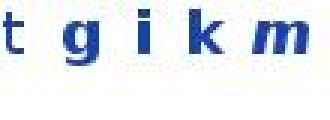
#> input picture vm_dump/new300/c003.png, 110 x 40 px, given in place of c078.png, which was not available (shown 3 times larger)
$ python _audit_sheets.py
#> lines starting #> are read from the running program, lines starting #| are printed output that depends on the picture; pictures that were not available may be replaced by others from this repository, and a replacement may not be noted
import os as _os
import sys as _sys
_REPO = _os.environ.get("PROD_WS") or _os.path.dirname(
    _os.path.dirname(_os.path.dirname(_os.path.abspath(__file__))))
_VD = _os.path.join(_REPO, "vm_dump")
_NODE_MODULES = _os.environ.get("ORT_NODE_WORKSPACE") or _os.path.join(_REPO, "node_modules")
_NODE_BIN = _os.environ.get("NODE_BIN") or "node"
_PY_BIN = _os.environ.get("PY_BIN") or _sys.executable

# -*- coding: utf-8 -*-
"""生成联络表，供独立视觉核对自标注真值。

核心疑问：300 张新样本的真值里 297 张等于模型自己的预测（只有 3 张人工改过）。
于是报告「位4真值∈{w,g,z} 的样本全部高置信正确、无任何 w→g/g→z 难例」是自证的：
模型把 w 看成 g，真值就写成 g，永远不会留下误判痕迹。

本脚本生成两张联络表：
  sheetB_selfcal.png —— 含 3 张已知人工修正样本（auto 错 / truth 对）+ 最低置信样本
                       用途：校准我自己的视觉判断是否与当初的人工核对一致
  sheetA_hot4.png    —— 位4∈{w,g,z} 的全部样本（按置信升序）
                       用途：独立核对这些真值是否真的无误判
"""
import os
import json
import numpy as np
from PIL import Image, ImageDraw

W = _VD
NEW = os.path.join(W, 'new300')
A = r'E:\harness\04-jAccount验证码识别\项目归档\02-重构研究\analysis\_sampling_out'
OUT = os.path.join(W, 'audit_sheets')
os.makedirs(OUT, exist_ok=True)

auto = {r['file']: r for r in json.load(open(os.path.join(A, 'auto_labeled.json'), encoding='utf-8'))}
#> (reads vm_dump/analysis/_sampling_out/auto_labeled.json from the repository)
final = {r['file']: r for r in json.load(open(os.path.join(A, 'final_labels_300.json'), encoding='utf-8'))}
#> (reads vm_dump/analysis/_sampling_out/final_labels_300.json from the repository)

SCALE = 4
PAD = 8
LABEL_H = 34
BG = (255, 255, 255)
INK = (0, 0, 0)
RED = (190, 30, 30)


def tile(fn, note='', note_color=INK):
    im = Image.open(os.path.join(NEW, fn)).convert('L').convert('RGB')
    im = im.resize((im.width * SCALE, im.height * SCALE), Image.NEAREST)
    canvas = Image.new('RGB', (im.width + PAD * 2, im.height + LABEL_H + PAD), BG)
    canvas.paste(im, (PAD, PAD))
    d = ImageDraw.Draw(canvas)
    d.text((PAD, im.height + PAD + 4), fn, fill=INK)
    if note:
        d.text((PAD, im.height + PAD + 17), note, fill=note_color)
    return canvas


def sheet(items, cols, path, title):
    """items: list of (fn, note, color)"""
    tiles = [tile(*it) for it in items]
    tw = max(t.width for t in tiles)
    th = max(t.height for t in tiles)
    rows = (len(tiles) + cols - 1) // cols
    canvas = Image.new('RGB', (tw * cols, th * rows + 26), (245, 246, 248))
    d = ImageDraw.Draw(canvas)
    d.text((6, 6), title, fill=(20, 20, 20))
    for i, t in enumerate(tiles):
        r, c = divmod(i, cols)
        canvas.paste(t, (c * tw, 26 + r * th))
    canvas.save(path)
    print('已生成 %s  %dx%d  %d 张' % (path, canvas.width, canvas.height, len(tiles)))


# ---------- sheetB：自我校准 + 最低置信 ----------
selfcal = ['c078.png', 'c215.png', 'c269.png']
items = []
for fn in selfcal:
    a, f = auto[fn], final[fn]
    items.append((fn, 'model=%s -> human=%s' % (a['pred'], f['truth']), RED))

low = sorted([r for r in final.values() if r['source'] == 'low'], key=lambda r: r['confidence'])
for r in low[:9]:
    fn = r['file']
    items.append((fn, 'model/truth=%s conf=%.3f' % (r['truth'], r['confidence']), INK))
sheet(items, 3, os.path.join(OUT, 'sheetB_selfcal.png'),
      'B: 3 known human corrections (red) + 9 lowest-confidence, model truth shown')
#> in tile, `canvas = Image.new('RGB', (im.width + PAD * 2, im.height + LABEL_H + P..`: canvas: PIL image 456x202 RGB; every value is 255
#> in tile, `canvas.paste(im, (PAD, PAD))`:
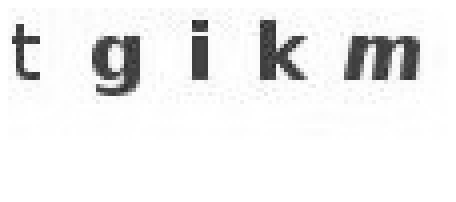
#> canvas: PIL image 456x202 RGB; min 42, max 255, mean 238.2
#> call 2 of tile, with fn = 'c215.png', note = 'model=mxpp{ -> human=mxpk', note_color = (190, 30, 30)
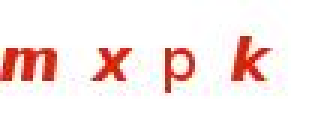
#> input picture vm_dump/new300/c215.png, 110 x 40 px (shown 3 times larger)
#> in tile (call 2), `im = Image.open(os.path.join(NEW, fn)).convert('L').convert('RGB')`:
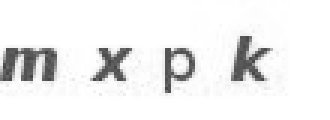
#> im: PIL image 110x40 RGB (shown 3 times larger); min 64, max 255, mean 238.5
#> in tile (call 2), `canvas.paste(im, (PAD, PAD))`:
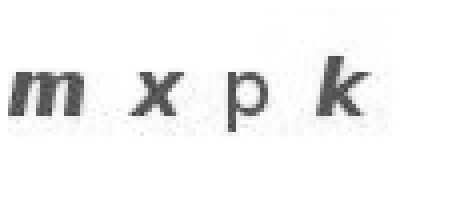
#> canvas: PIL image 456x202 RGB; min 64, max 255, mean 242.4
#> call 3 of tile, with fn = 'c269.png', note = 'model=ltfmm -> human=ltfbm', note_color = (190, 30, 30)
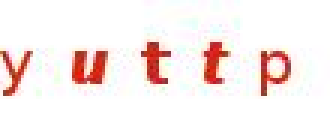
#> input picture vm_dump/new300/c004.png, 110 x 40 px, given in place of c269.png, which was not available (shown 3 times larger)
#> in tile (call 3), `im = Image.open(os.path.join(NEW, fn)).convert('L').convert('RGB')`:
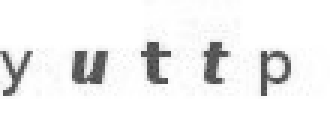
#> im: PIL image 110x40 RGB (shown 3 times larger); min 62, max 255, mean 239.1
#> in tile (call 3), `canvas.paste(im, (PAD, PAD))`:
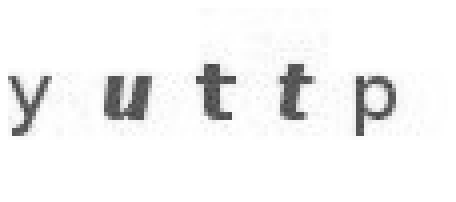
#> canvas: PIL image 456x202 RGB; min 62, max 255, mean 242.8
#> (the run stopped early here; a loop or call above may not have finished)
